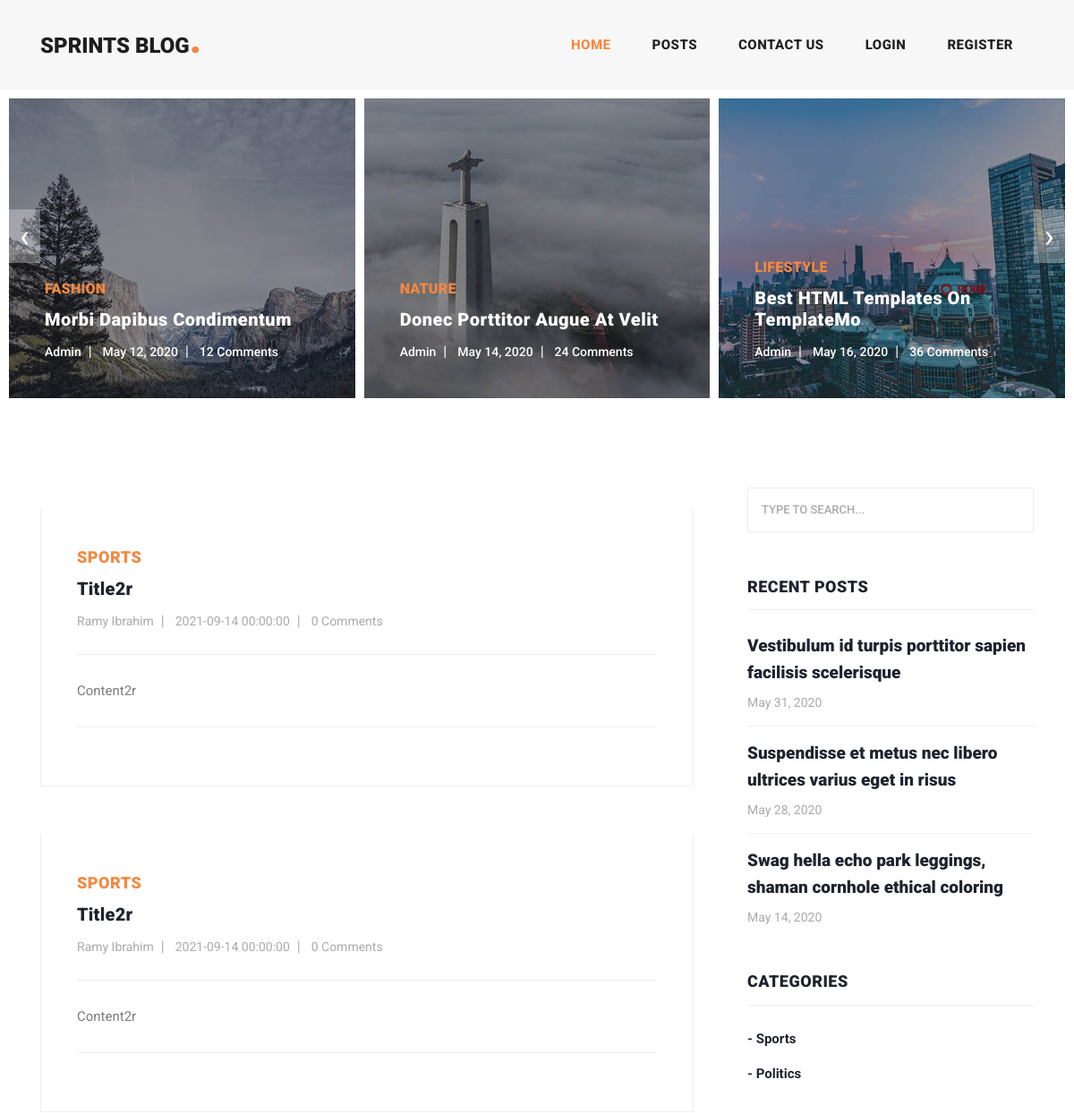
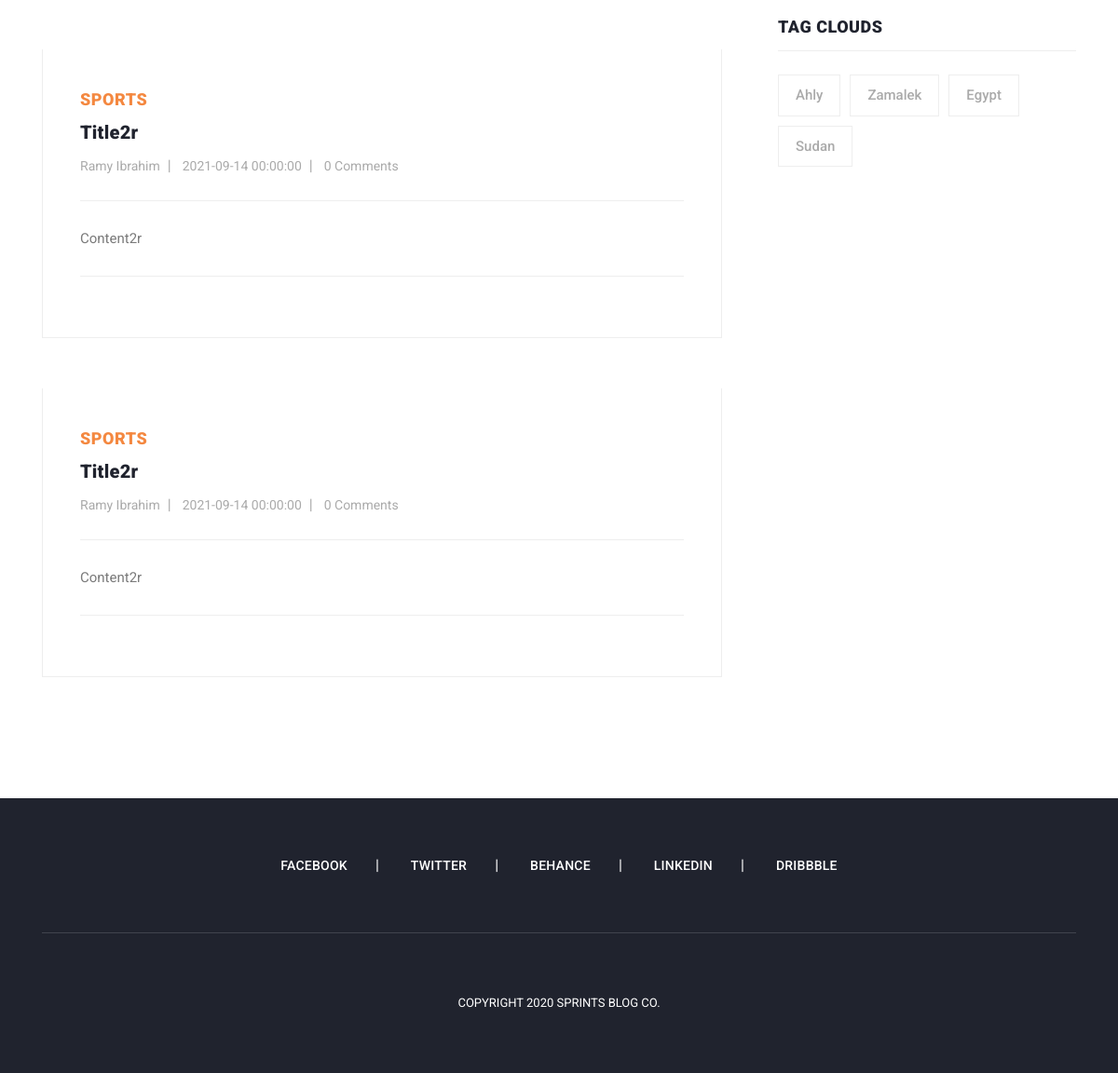
The page / on the database its author committed (2 pictures, top to bottom).
### tables this page shows
CREATE TABLE `posts` (
  `id` bigint(20) UNSIGNED NOT NULL,
  `title` varchar(1000) NOT NULL,
  `content` longtext NOT NULL,
  `image` varchar(1000) NOT NULL,
  `publish_date` datetime NOT NULL,
  `created_at` datetime NOT NULL DEFAULT current_timestamp(),
  `updated_at` datetime DEFAULT NULL,
  `category_id` bigint(20) UNSIGNED NOT NULL,
  `user_id` bigint(20) UNSIGNED NOT NULL
);

CREATE TABLE `categories` (
  `id` bigint(20) UNSIGNED NOT NULL,
  `name` varchar(50) NOT NULL
);

CREATE TABLE `users` (
  `id` bigint(20) UNSIGNED NOT NULL,
  `name` varchar(500) NOT NULL,
  `username` varchar(255) NOT NULL,
  `password` varchar(255) NOT NULL,
  `email` varchar(255) NOT NULL,
  `phone` varchar(50) DEFAULT NULL,
  `type` tinyint(4) NOT NULL DEFAULT 0,
  `active` tinyint(1) NOT NULL DEFAULT 1
);

CREATE TABLE `tags` (
  `id` bigint(20) UNSIGNED NOT NULL,
  `name` varchar(200) NOT NULL
);

### logic/posts.php (called while the page is built, shortened)
<?php
require_once(BASE_PATH . '/dal/basic_dal.php');
function getPosts(
    $page_size,
    $page = 1,
    $category_id = null,
    $tag_id = null,
    $user_id = null,
    $q = null,
    $order_field = "publish_date",
    $order_by = "desc",
    $like_by_user_id = null
) {
    $offset = ($page - 1) * $page_size;
    $sql = "SELECT p.*,c.name AS category_name,u.name AS user_name FROM posts p
    INNER JOIN categories c ON c.id=p.category_id
    INNER JOIN users u ON u.id=p.user_id
    WHERE 1=1";
    $types = '';
    $vals = [];
    $sql = addWhereConditions($sql, $category_id, $tag_id, $user_id, $q, $types, $vals);
    $sql .= " ORDER BY $order_field $order_by limit $offset,$page_size";
    $posts =  getRows($sql, $types, $vals);
    for ($i = 0; $i < count($posts); $i++) {
        $posts[$i]['comments'] = getPostCommentsCount($posts[$i]['id']);
        $posts[$i]['tags'] = getPostTags($posts[$i]['id']);
        $posts[$i]['like_scount'] = getLikesCount($posts[$i]['id']);
        if ($like_by_user_id) {
            $posts[$i]['liked_by_me'] = getIfLikedByMe($posts[$i]['id'], $like_by_user_id);
        } else
            $posts[$i]['liked_by_me'] = false;
    }
    return $posts;
}
function addWhereConditions($sql, $category_id = null, $tag_id = null, $user_id = null, $q = null, &$types, &$vals)
{
    return $sql;
}
function getPostCommentsCount($postId)
{
    $sql = "SELECT COUNT(0) as cnt FROM comments WHERE post_id=$postId";
    $result = getRow($sql);
    return $result['cnt'];
}
function getLikesCount($postId)
{
    $sql = "SELECT COUNT(0) as cnt FROM likes WHERE post_id=$postId";
    $result = getRow($sql);
    return $result['cnt'];
}
function getPostTags($postId)
{
    $sql = "SELECT t.id,t.name FROM post_tags pt
    INNER JOIN tags t ON t.id=pt.tag_id
    WHERE post_id=$postId";
    return getRows($sql);
}

### dal/basic_dal.php (called while the page is built, shortened)
<?php
function getConnection()
{
    $conn = mysqli_connect('localhost', 'root', '', 'blog');
    mysqli_query($conn, "SET CHARACTER SET utf-8");
    return $conn;
}
function getRows($sql, $types = null, $vals = null)
{
    $results = [];
    $conn = getConnection();
    if ($conn) {
        if ($types && $vals) {
            $stmt = mysqli_prepare($conn, $sql);
            mysqli_stmt_bind_param($stmt, $types, ...$vals);
            mysqli_stmt_execute($stmt);
            $query = mysqli_stmt_get_result($stmt);
            mysqli_stmt_close($stmt);
        } else {
            $query = mysqli_query($conn, $sql);
        }
        while (($row = mysqli_fetch_assoc($query)) != null) {
            array_push($results, $row);
        }
    }
    return $results;
}
function getRow($sql, $types = null, $vals = null)
{
    $results = getRows($sql, $types, $vals);
    if (count($results) > 0)
        return $results[0];
    return null;
}

### logic/categories.php (called while the page is built)
<?php
require_once(BASE_PATH . '/dal/basic_dal.php');
function getCategories()
{
    $sql = "SELECT * FROM categories";
    return getRows($sql);
}

### logic/tags.php (called while the page is built)
<?php
require_once(BASE_PATH . '/dal/basic_dal.php');
function getTags()
{
    $sql = "SELECT * FROM tags";
    return getRows($sql);
}

### index.php (the view, shortened to what this page needs)
<?php
require_once(BASE_PATH . '/logic/posts.php');
require_once(BASE_PATH . '/logic/categories.php');
require_once(BASE_PATH . '/logic/tags.php');
$posts = getPosts(4);
$categories = getCategories();
$tags = getTags();
?>
<?php require_once('layout/header.php'); ?>
<div class="main-banner header-text">
  <div class="container-fluid">
    <div class="owl-banner owl-carousel">
      <div class="item">
        <img src="assets/images/banner-item-01.jpg" alt="">
        <div class="item-content">
          <div class="main-content">
            <div class="meta-category">
              <span>Fashion</span>
            </div>
            <a href="post-details.html">
              <h4>Morbi dapibus condimentum</h4>
            </a>
            <ul class="post-info">
              <li><a href="#">Admin</a></li>
              <li><a href="#">May 12, 2020</a></li>
              <li><a href="#">12 Comments</a></li>
            </ul>
          </div>
        </div>
      </div>
      <div class="item">
        <img src="assets/images/banner-item-02.jpg" alt="">
        <div class="item-content">
          <div class="main-content">
            <div class="meta-category">
              <span>Nature</span>
            </div>
            <a href="post-details.html">
              <h4>Donec porttitor augue at velit</h4>
            </a>
            <ul class="post-info">
              <li><a href="#">Admin</a></li>
              <li><a href="#">May 14, 2020</a></li>
              <li><a href="#">24 Comments</a></li>
            </ul>
          </div>
        </div>
      </div>
      <div class="item">
        <img src="assets/images/banner-item-03.jpg" alt="">
        <div class="item-content">
          <div class="main-content">
            <div class="meta-category">
              <span>Lifestyle</span>
            </div>
            <a href="post-details.html">
              <h4>Best HTML Templates on TemplateMo</h4>
            </a>
            <ul class="post-info">
              <li><a href="#">Admin</a></li>
              <li><a href="#">May 16, 2020</a></li>
              <li><a href="#">36 Comments</a></li>
            </ul>
          </div>
        </div>
      </div>
    </div>
  </div>
</div>
<section class="blog-posts">
  <div class="container">
    <div class="row">
      <div class="col-lg-8">
        <div class="all-blog-posts">
          <div class="row">
            <?php
            foreach ($posts as $post) {
            ?>
              <div class="col-lg-12">
                <div class="blog-post">
                  <div class="blog-thumb">
                  </div>
                  <div class="down-content">
                    <span><?= $post['category_name'] ?></span>
                    <a href="<?= BASE_URL . '/post-details.php?id=' . $post['id'] ?>">
                      <h4><?= $post['title'] ?></h4>
                    </a>
                    <ul class="post-info">
                      <li><a href="#"><?= $post['user_name'] ?></a></li>
                      <li><a href="#"><?= $post['publish_date'] ?></a></li>
                      <li><a href="#"><?= $post['comments'] ?> Comments</a></li>
                    </ul>
                    <p><?= $post['content'] ?></p>
                  </div>
                </div>
              </div>
            <?php
            }
            ?>
          </div>
        </div>
      </div>
      <div class="col-lg-4">
        <div class="sidebar">
          <div class="row">
            <div class="col-lg-12">
              <div class="sidebar-item search">
                <form id="search_form" name="gs" method="GET" action="#">
                  <input type="text" name="q" class="searchText" placeholder="type to search..." autocomplete="on">
                </form>
              </div>
            </div>
            <div class="col-lg-12">
              <div class="sidebar-item recent-posts">
                <div class="sidebar-heading">
                  <h2>Recent Posts</h2>
                </div>
                <div class="content">
                  <ul>
                    <li><a href="post-details.html">
                        <h5>Vestibulum id turpis porttitor sapien facilisis scelerisque</h5>
                        <span>May 31, 2020</span>
                      </a></li>
                    <li><a href="post-details.html">
                        <h5>Suspendisse et metus nec libero ultrices varius eget in risus</h5>
                        <span>May 28, 2020</span>
                      </a></li>
                    <li><a href="post-details.html">
                        <h5>Swag hella echo park leggings, shaman cornhole ethical coloring</h5>
                        <span>May 14, 2020</span>
                      </a></li>
                  </ul>
                </div>
              </div>
            </div>
            <div class="col-lg-12">
              <div class="sidebar-item categories">
                <div class="sidebar-heading">
                  <h2>Categories</h2>
                </div>
                <div class="content">
                  <ul>
                    <?php
                    foreach ($categories as $category) {
                    ?>
                      <li><a href="<?= BASE_URL . '/posts.php?category_id=' . $category['id'] ?>">- <?= $category['name'] ?></a></li>
                    <?php
                    }
                    ?>
                  </ul>
                </div>
              </div>
            </div>
            <div class="col-lg-12">
              <div class="sidebar-item tags">
                <div class="sidebar-heading">
                  <h2>Tag Clouds</h2>
                </div>
                <div class="content">
                  <ul>
                    <?php
                    foreach ($tags as $tag) {
                    ?>
                      <li><a href="<?= BASE_URL . '/posts.php?tag_id=' . $tag['id'] ?>"><?= $tag['name'] ?></a></li>
                    <?php
                    }
                    ?>
                  </ul>
                </div>
              </div>
            </div>
          </div>
        </div>
      </div>
    </div>
  </div>
</section>
<?php require_once('layout/footer.php') ?>

### layout/header.php (shortened to what this page needs)
<?php
$current_page = 'home';
?>
<!DOCTYPE html>
<html lang="en">
    <head>
        <link href="<?= BASE_URL ?>/vendor/bootstrap/css/bootstrap.min.css" rel="stylesheet">
        <link rel="stylesheet" href="<?= BASE_URL ?>/assets/css/fontawesome.css">
        <link rel="stylesheet" href="<?= BASE_URL ?>/assets/css/templatemo-stand-blog.css">
        <link rel="stylesheet" href="<?= BASE_URL ?>/assets/css/owl.css">
    </head>
    <body>
        <header class="">
            <nav class="navbar navbar-expand-lg">
                <div class="container">
                    <a class="navbar-brand" href="index.php">
                        <h2>Sprints Blog<em>.</em></h2>
                    </a>
                    <div class="collapse navbar-collapse" id="navbarResponsive">
                        <ul class="navbar-nav ml-auto">
                            <li class="nav-item <?= ($current_page == 'home' ? "active" : "") ?>">
                                <a class="nav-link" href="<?= BASE_URL . '/' ?>">Home
                                </a>
                            </li>
                            <li class="nav-item <?= ($current_page == 'posts' ? "active" : "") ?>">
                                <a class="nav-link" href="<?= BASE_URL . '/posts.php' ?>">Posts</a>
                            </li>
                            <li class="nav-item">
                                <a class="nav-link" href="contact.php">Contact Us</a>
                            </li>
                            <?php
                        if (isset($_SESSION['user'])) {
                        ?>
                            <?php
                            if (isset($_SESSION['user']['type']) && $_SESSION['user']['type'] == 1) {
                            ?>
                            <li class="nav-item">
                            <?= ($current_page == 'adminAllposts' ? "<span class='sr-only'>(current)</span>" : "") ?>
                                <a class="nav-link" href="<?= BASE_URL . 'admin/index.php'?>">All Posts </a>
                            </li>
                            <li class="nav-item <?= ($current_page == 'users' ? "active" : "") ?>">
                            <?= ($current_page == 'users' ? "<span class='sr-only'>(current)</span>" : "") ?>
                            <a class="nav-link" href="<?= BASE_URL . '/users/index.php' ?>">ALL Users</a>
                            </li>
                            <?php
                            }
                            ?>
                            <li class="nav-item <?= ($current_page == 'myposts' ? "active" : "") ?>">
                                <a class="nav-link" href="<?= BASE_URL . '/myposts' ?>">My Posts</a>
                            </li>
                            <li class="nav-item">
                                <a class="nav-link" href="logout.php">Logout</a>
                            </li>
                            <?php
                        } else {
                        ?>
                            <li class="nav-item <?= ($current_page == 'login' ? "active" : "") ?>">
                                <a class="nav-link" href="<?= BASE_URL . '/login.php'?>">Login</a>
                            </li>
                            <li class="nav-item   <?= ($current_page == 'register' ? "active" : "") ?>">
                                <a class="nav-link" href="<?= BASE_URL . '/register.php'?>">Register</a>
                            </li>
                            <?php
                        }
                        ?>
                        </ul>
                    </div>
                </div>
            </nav>
        </header>

### layout/footer.php (shortened to what this page needs)
<footer>
  <div class="container">
    <div class="row">
      <div class="col-lg-12">
        <ul class="social-icons">
          <li><a href="#">Facebook</a></li>
          <li><a href="#">Twitter</a></li>
          <li><a href="#">Behance</a></li>
          <li><a href="#">Linkedin</a></li>
          <li><a href="#">Dribbble</a></li>
        </ul>
      </div>
      <div class="col-lg-12">
        <div class="copyright-text">
          <p>Copyright 2020 Sprints Blog Co.</p>
        </div>
      </div>
    </div>
  </div>
</footer>
</body>
</html>

### rows shown on the page
posts: category.name "SPORTS", title "Title2r", user.name "Ramy Ibrahim", publish_date "2021-09-14 00:00:00", comments "0", content "Content2r"
posts: category.name "SPORTS", title "Title2r", user.name "Ramy Ibrahim", publish_date "2021-09-14 00:00:00", comments "0", content "Content2r"
posts: category.name "SPORTS", title "Title2r", user.name "Ramy Ibrahim", publish_date "2021-09-14 00:00:00", comments "0", content "Content2r"
posts: category.name "SPORTS", title "Title2r", user.name "Ramy Ibrahim", publish_date "2021-09-14 00:00:00", comments "0", content "Content2r"
categories: name "Sports"
categories: name "Politics"
tags: name "Ahly"
tags: name "Zamalek"
tags: name "Egypt"
tags: name "Sudan"
